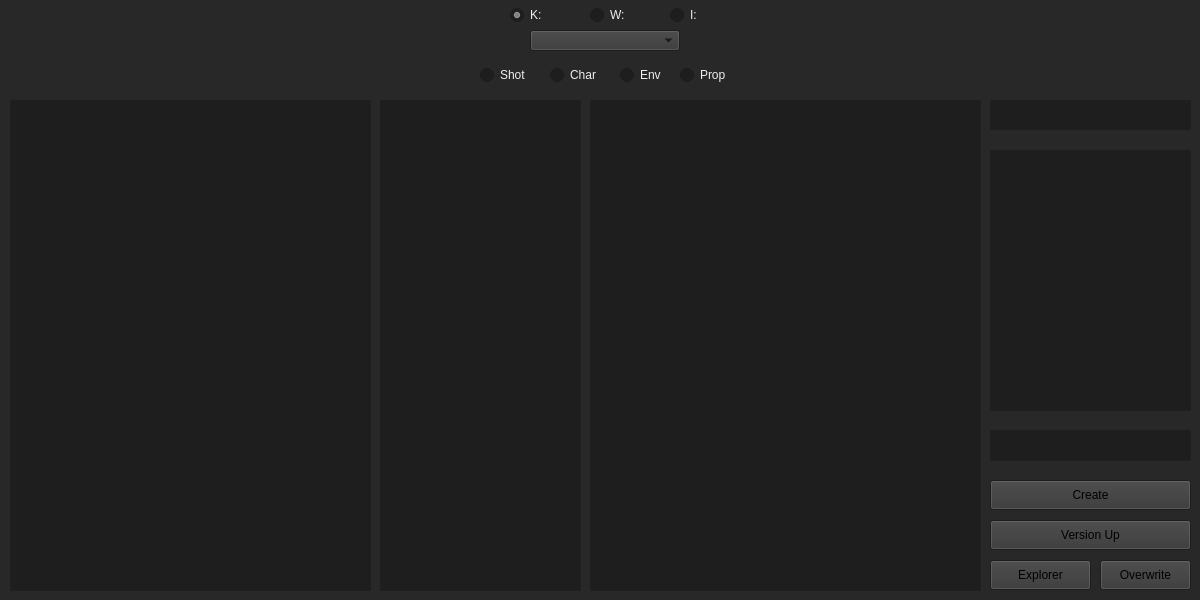
<?xml version="1.0" encoding="UTF-8"?>
<ui version="4.0">
 <class>Form</class>
 <widget class="QWidget" name="Form">
  <property name="enabled">
   <bool>true</bool>
  </property>
  <property name="geometry">
   <rect>
    <x>0</x>
    <y>0</y>
    <width>1200</width>
    <height>600</height>
   </rect>
  </property>
  <property name="sizePolicy">
   <sizepolicy hsizetype="Fixed" vsizetype="Fixed">
    <horstretch>0</horstretch>
    <verstretch>0</verstretch>
   </sizepolicy>
  </property>
  <property name="minimumSize">
   <size>
    <width>1200</width>
    <height>600</height>
   </size>
  </property>
  <property name="maximumSize">
   <size>
    <width>1200</width>
    <height>600</height>
   </size>
  </property>
  <property name="palette">
   <palette>
    <active>
     <colorrole role="WindowText">
      <brush brushstyle="SolidPattern">
       <color alpha="255">
        <red>238</red>
        <green>238</green>
        <blue>238</blue>
       </color>
      </brush>
     </colorrole>
     <colorrole role="Button">
      <brush brushstyle="SolidPattern">
       <color alpha="255">
        <red>55</red>
        <green>55</green>
        <blue>55</blue>
       </color>
      </brush>
     </colorrole>
     <colorrole role="Midlight">
      <brush brushstyle="SolidPattern">
       <color alpha="255">
        <red>55</red>
        <green>55</green>
        <blue>55</blue>
       </color>
      </brush>
     </colorrole>
     <colorrole role="Dark">
      <brush brushstyle="SolidPattern">
       <color alpha="255">
        <red>55</red>
        <green>55</green>
        <blue>55</blue>
       </color>
      </brush>
     </colorrole>
     <colorrole role="Mid">
      <brush brushstyle="SolidPattern">
       <color alpha="255">
        <red>55</red>
        <green>55</green>
        <blue>55</blue>
       </color>
      </brush>
     </colorrole>
     <colorrole role="Text">
      <brush brushstyle="SolidPattern">
       <color alpha="255">
        <red>199</red>
        <green>199</green>
        <blue>199</blue>
       </color>
      </brush>
     </colorrole>
     <colorrole role="BrightText">
      <brush brushstyle="SolidPattern">
       <color alpha="255">
        <red>231</red>
        <green>231</green>
        <blue>231</blue>
       </color>
      </brush>
     </colorrole>
     <colorrole role="ButtonText">
      <brush brushstyle="SolidPattern">
       <color alpha="255">
        <red>0</red>
        <green>0</green>
        <blue>0</blue>
       </color>
      </brush>
     </colorrole>
     <colorrole role="Base">
      <brush brushstyle="SolidPattern">
       <color alpha="255">
        <red>30</red>
        <green>30</green>
        <blue>30</blue>
       </color>
      </brush>
     </colorrole>
     <colorrole role="Window">
      <brush brushstyle="SolidPattern">
       <color alpha="255">
        <red>40</red>
        <green>40</green>
        <blue>40</blue>
       </color>
      </brush>
     </colorrole>
     <colorrole role="AlternateBase">
      <brush brushstyle="SolidPattern">
       <color alpha="255">
        <red>40</red>
        <green>40</green>
        <blue>40</blue>
       </color>
      </brush>
     </colorrole>
    </active>
    <inactive>
     <colorrole role="WindowText">
      <brush brushstyle="SolidPattern">
       <color alpha="255">
        <red>238</red>
        <green>238</green>
        <blue>238</blue>
       </color>
      </brush>
     </colorrole>
     <colorrole role="Button">
      <brush brushstyle="SolidPattern">
       <color alpha="255">
        <red>55</red>
        <green>55</green>
        <blue>55</blue>
       </color>
      </brush>
     </colorrole>
     <colorrole role="Midlight">
      <brush brushstyle="SolidPattern">
       <color alpha="255">
        <red>55</red>
        <green>55</green>
        <blue>55</blue>
       </color>
      </brush>
     </colorrole>
     <colorrole role="Dark">
      <brush brushstyle="SolidPattern">
       <color alpha="255">
        <red>55</red>
        <green>55</green>
        <blue>55</blue>
       </color>
      </brush>
     </colorrole>
     <colorrole role="Mid">
      <brush brushstyle="SolidPattern">
       <color alpha="255">
        <red>55</red>
        <green>55</green>
        <blue>55</blue>
       </color>
      </brush>
     </colorrole>
     <colorrole role="Text">
      <brush brushstyle="SolidPattern">
       <color alpha="255">
        <red>199</red>
        <green>199</green>
        <blue>199</blue>
       </color>
      </brush>
     </colorrole>
     <colorrole role="BrightText">
      <brush brushstyle="SolidPattern">
       <color alpha="255">
        <red>231</red>
        <green>231</green>
        <blue>231</blue>
       </color>
      </brush>
     </colorrole>
     <colorrole role="ButtonText">
      <brush brushstyle="SolidPattern">
       <color alpha="255">
        <red>0</red>
        <green>0</green>
        <blue>0</blue>
       </color>
      </brush>
     </colorrole>
     <colorrole role="Base">
      <brush brushstyle="SolidPattern">
       <color alpha="255">
        <red>30</red>
        <green>30</green>
        <blue>30</blue>
       </color>
      </brush>
     </colorrole>
     <colorrole role="Window">
      <brush brushstyle="SolidPattern">
       <color alpha="255">
        <red>40</red>
        <green>40</green>
        <blue>40</blue>
       </color>
      </brush>
     </colorrole>
     <colorrole role="AlternateBase">
      <brush brushstyle="SolidPattern">
       <color alpha="255">
        <red>40</red>
        <green>40</green>
        <blue>40</blue>
       </color>
      </brush>
     </colorrole>
    </inactive>
    <disabled>
     <colorrole role="WindowText">
      <brush brushstyle="SolidPattern">
       <color alpha="255">
        <red>55</red>
        <green>55</green>
        <blue>55</blue>
       </color>
      </brush>
     </colorrole>
     <colorrole role="Button">
      <brush brushstyle="SolidPattern">
       <color alpha="255">
        <red>55</red>
        <green>55</green>
        <blue>55</blue>
       </color>
      </brush>
     </colorrole>
     <colorrole role="Midlight">
      <brush brushstyle="SolidPattern">
       <color alpha="255">
        <red>55</red>
        <green>55</green>
        <blue>55</blue>
       </color>
      </brush>
     </colorrole>
     <colorrole role="Dark">
      <brush brushstyle="SolidPattern">
       <color alpha="255">
        <red>55</red>
        <green>55</green>
        <blue>55</blue>
       </color>
      </brush>
     </colorrole>
     <colorrole role="Mid">
      <brush brushstyle="SolidPattern">
       <color alpha="255">
        <red>55</red>
        <green>55</green>
        <blue>55</blue>
       </color>
      </brush>
     </colorrole>
     <colorrole role="Text">
      <brush brushstyle="SolidPattern">
       <color alpha="255">
        <red>55</red>
        <green>55</green>
        <blue>55</blue>
       </color>
      </brush>
     </colorrole>
     <colorrole role="BrightText">
      <brush brushstyle="SolidPattern">
       <color alpha="255">
        <red>231</red>
        <green>231</green>
        <blue>231</blue>
       </color>
      </brush>
     </colorrole>
     <colorrole role="ButtonText">
      <brush brushstyle="SolidPattern">
       <color alpha="255">
        <red>55</red>
        <green>55</green>
        <blue>55</blue>
       </color>
      </brush>
     </colorrole>
     <colorrole role="Base">
      <brush brushstyle="SolidPattern">
       <color alpha="255">
        <red>40</red>
        <green>40</green>
        <blue>40</blue>
       </color>
      </brush>
     </colorrole>
     <colorrole role="Window">
      <brush brushstyle="SolidPattern">
       <color alpha="255">
        <red>40</red>
        <green>40</green>
        <blue>40</blue>
       </color>
      </brush>
     </colorrole>
     <colorrole role="AlternateBase">
      <brush brushstyle="SolidPattern">
       <color alpha="255">
        <red>40</red>
        <green>40</green>
        <blue>40</blue>
       </color>
      </brush>
     </colorrole>
    </disabled>
   </palette>
  </property>
  <property name="focusPolicy">
   <enum>Qt::StrongFocus</enum>
  </property>
  <property name="windowTitle">
   <string>GlimpseVFX File Manager</string>
  </property>
  <property name="autoFillBackground">
   <bool>true</bool>
  </property>
  <property name="styleSheet">
   <string notr="true"/>
  </property>
  <widget class="QRadioButton" name="kdrive">
   <property name="geometry">
    <rect>
     <x>510</x>
     <y>0</y>
     <width>40</width>
     <height>30</height>
    </rect>
   </property>
   <property name="minimumSize">
    <size>
     <width>0</width>
     <height>0</height>
    </size>
   </property>
   <property name="layoutDirection">
    <enum>Qt::LeftToRight</enum>
   </property>
   <property name="text">
    <string>K:</string>
   </property>
   <property name="checked">
    <bool>true</bool>
   </property>
  </widget>
  <widget class="QRadioButton" name="wdrive">
   <property name="geometry">
    <rect>
     <x>590</x>
     <y>0</y>
     <width>40</width>
     <height>30</height>
    </rect>
   </property>
   <property name="minimumSize">
    <size>
     <width>0</width>
     <height>0</height>
    </size>
   </property>
   <property name="autoFillBackground">
    <bool>false</bool>
   </property>
   <property name="text">
    <string>W:</string>
   </property>
  </widget>
  <widget class="QComboBox" name="yearCbox">
   <property name="geometry">
    <rect>
     <x>530</x>
     <y>30</y>
     <width>150</width>
     <height>21</height>
    </rect>
   </property>
   <property name="minimumSize">
    <size>
     <width>0</width>
     <height>0</height>
    </size>
   </property>
  </widget>
  <widget class="QListWidget" name="projectList">
   <property name="geometry">
    <rect>
     <x>10</x>
     <y>100</y>
     <width>361</width>
     <height>491</height>
    </rect>
   </property>
   <property name="sizePolicy">
    <sizepolicy hsizetype="Minimum" vsizetype="Fixed">
     <horstretch>0</horstretch>
     <verstretch>0</verstretch>
    </sizepolicy>
   </property>
   <property name="minimumSize">
    <size>
     <width>0</width>
     <height>0</height>
    </size>
   </property>
   <property name="alternatingRowColors">
    <bool>true</bool>
   </property>
  </widget>
  <widget class="QListWidget" name="filterList">
   <property name="geometry">
    <rect>
     <x>380</x>
     <y>100</y>
     <width>201</width>
     <height>491</height>
    </rect>
   </property>
   <property name="sizePolicy">
    <sizepolicy hsizetype="Minimum" vsizetype="Fixed">
     <horstretch>0</horstretch>
     <verstretch>0</verstretch>
    </sizepolicy>
   </property>
   <property name="minimumSize">
    <size>
     <width>0</width>
     <height>0</height>
    </size>
   </property>
   <property name="alternatingRowColors">
    <bool>true</bool>
   </property>
  </widget>
  <widget class="QListWidget" name="fileList">
   <property name="geometry">
    <rect>
     <x>590</x>
     <y>100</y>
     <width>391</width>
     <height>491</height>
    </rect>
   </property>
   <property name="sizePolicy">
    <sizepolicy hsizetype="Minimum" vsizetype="Fixed">
     <horstretch>0</horstretch>
     <verstretch>0</verstretch>
    </sizepolicy>
   </property>
   <property name="minimumSize">
    <size>
     <width>0</width>
     <height>0</height>
    </size>
   </property>
   <property name="alternatingRowColors">
    <bool>true</bool>
   </property>
   <property name="isWrapping" stdset="0">
    <bool>false</bool>
   </property>
  </widget>
  <widget class="QTextEdit" name="nameEdit">
   <property name="geometry">
    <rect>
     <x>990</x>
     <y>100</y>
     <width>201</width>
     <height>30</height>
    </rect>
   </property>
   <property name="sizePolicy">
    <sizepolicy hsizetype="Minimum" vsizetype="Fixed">
     <horstretch>0</horstretch>
     <verstretch>0</verstretch>
    </sizepolicy>
   </property>
   <property name="minimumSize">
    <size>
     <width>0</width>
     <height>0</height>
    </size>
   </property>
  </widget>
  <widget class="QListWidget" name="departmentList">
   <property name="geometry">
    <rect>
     <x>990</x>
     <y>150</y>
     <width>201</width>
     <height>261</height>
    </rect>
   </property>
   <property name="sizePolicy">
    <sizepolicy hsizetype="Minimum" vsizetype="Fixed">
     <horstretch>0</horstretch>
     <verstretch>0</verstretch>
    </sizepolicy>
   </property>
   <property name="minimumSize">
    <size>
     <width>0</width>
     <height>0</height>
    </size>
   </property>
   <property name="alternatingRowColors">
    <bool>true</bool>
   </property>
  </widget>
  <widget class="QTextEdit" name="tagEdit">
   <property name="geometry">
    <rect>
     <x>990</x>
     <y>430</y>
     <width>201</width>
     <height>31</height>
    </rect>
   </property>
   <property name="sizePolicy">
    <sizepolicy hsizetype="Minimum" vsizetype="Fixed">
     <horstretch>0</horstretch>
     <verstretch>0</verstretch>
    </sizepolicy>
   </property>
   <property name="minimumSize">
    <size>
     <width>0</width>
     <height>0</height>
    </size>
   </property>
  </widget>
  <widget class="QPushButton" name="createButton">
   <property name="geometry">
    <rect>
     <x>990</x>
     <y>480</y>
     <width>201</width>
     <height>30</height>
    </rect>
   </property>
   <property name="minimumSize">
    <size>
     <width>0</width>
     <height>0</height>
    </size>
   </property>
   <property name="text">
    <string>Create</string>
   </property>
  </widget>
  <widget class="QPushButton" name="versionButton">
   <property name="geometry">
    <rect>
     <x>990</x>
     <y>520</y>
     <width>201</width>
     <height>30</height>
    </rect>
   </property>
   <property name="minimumSize">
    <size>
     <width>0</width>
     <height>0</height>
    </size>
   </property>
   <property name="text">
    <string>Version Up</string>
   </property>
  </widget>
  <widget class="QWidget" name="widget" native="true">
   <property name="geometry">
    <rect>
     <x>460</x>
     <y>60</y>
     <width>281</width>
     <height>31</height>
    </rect>
   </property>
   <widget class="QRadioButton" name="shotRadio">
    <property name="geometry">
     <rect>
      <x>20</x>
      <y>0</y>
      <width>50</width>
      <height>30</height>
     </rect>
    </property>
    <property name="minimumSize">
     <size>
      <width>0</width>
      <height>0</height>
     </size>
    </property>
    <property name="text">
     <string>Shot</string>
    </property>
   </widget>
   <widget class="QRadioButton" name="charRadio">
    <property name="geometry">
     <rect>
      <x>90</x>
      <y>0</y>
      <width>50</width>
      <height>30</height>
     </rect>
    </property>
    <property name="minimumSize">
     <size>
      <width>0</width>
      <height>0</height>
     </size>
    </property>
    <property name="text">
     <string>Char</string>
    </property>
   </widget>
   <widget class="QRadioButton" name="envRadio">
    <property name="geometry">
     <rect>
      <x>160</x>
      <y>0</y>
      <width>50</width>
      <height>30</height>
     </rect>
    </property>
    <property name="minimumSize">
     <size>
      <width>0</width>
      <height>0</height>
     </size>
    </property>
    <property name="text">
     <string>Env</string>
    </property>
   </widget>
   <widget class="QRadioButton" name="propRadio">
    <property name="geometry">
     <rect>
      <x>220</x>
      <y>0</y>
      <width>50</width>
      <height>30</height>
     </rect>
    </property>
    <property name="minimumSize">
     <size>
      <width>0</width>
      <height>0</height>
     </size>
    </property>
    <property name="text">
     <string>Prop</string>
    </property>
   </widget>
  </widget>
  <widget class="QPushButton" name="explorerButton">
   <property name="geometry">
    <rect>
     <x>990</x>
     <y>560</y>
     <width>101</width>
     <height>30</height>
    </rect>
   </property>
   <property name="minimumSize">
    <size>
     <width>0</width>
     <height>0</height>
    </size>
   </property>
   <property name="text">
    <string>Explorer</string>
   </property>
  </widget>
  <widget class="QPushButton" name="overwriteButton">
   <property name="geometry">
    <rect>
     <x>1100</x>
     <y>560</y>
     <width>91</width>
     <height>30</height>
    </rect>
   </property>
   <property name="minimumSize">
    <size>
     <width>0</width>
     <height>0</height>
    </size>
   </property>
   <property name="text">
    <string>Overwrite</string>
   </property>
  </widget>
  <widget class="QRadioButton" name="idrive">
   <property name="geometry">
    <rect>
     <x>670</x>
     <y>0</y>
     <width>40</width>
     <height>30</height>
    </rect>
   </property>
   <property name="minimumSize">
    <size>
     <width>0</width>
     <height>0</height>
    </size>
   </property>
   <property name="autoFillBackground">
    <bool>false</bool>
   </property>
   <property name="text">
    <string>I:</string>
   </property>
  </widget>
 </widget>
 <resources/>
 <connections/>
</ui>
